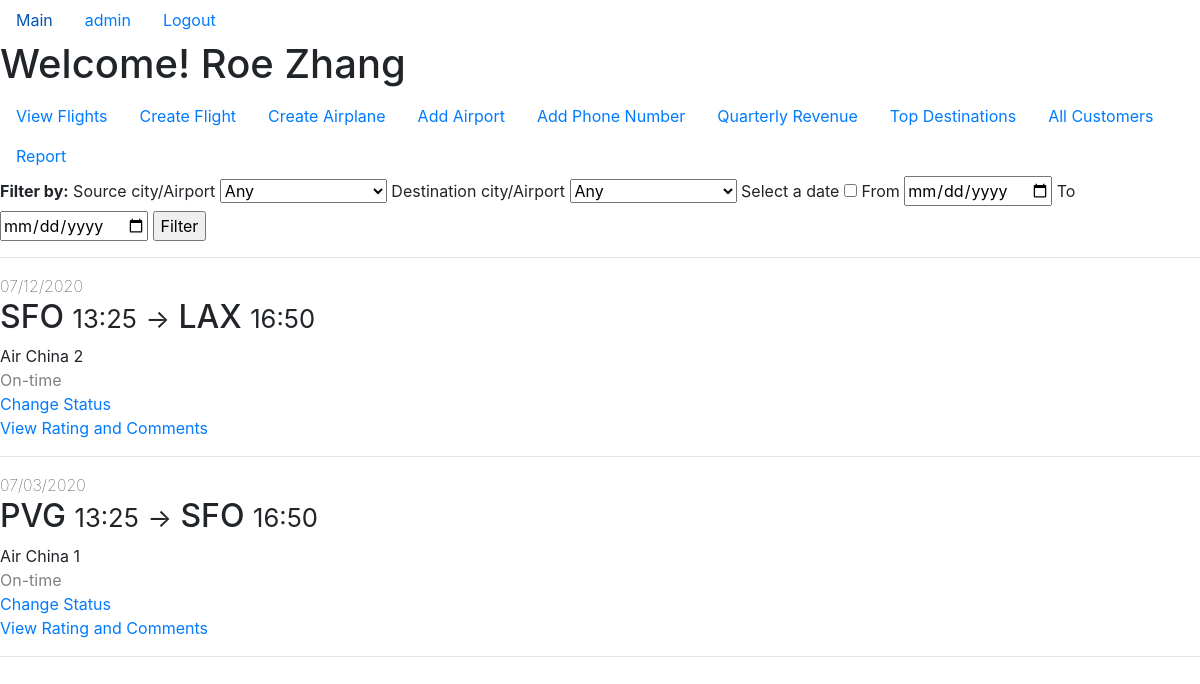
/staffFlights (signed in), run on an earlier commit of the app's database.
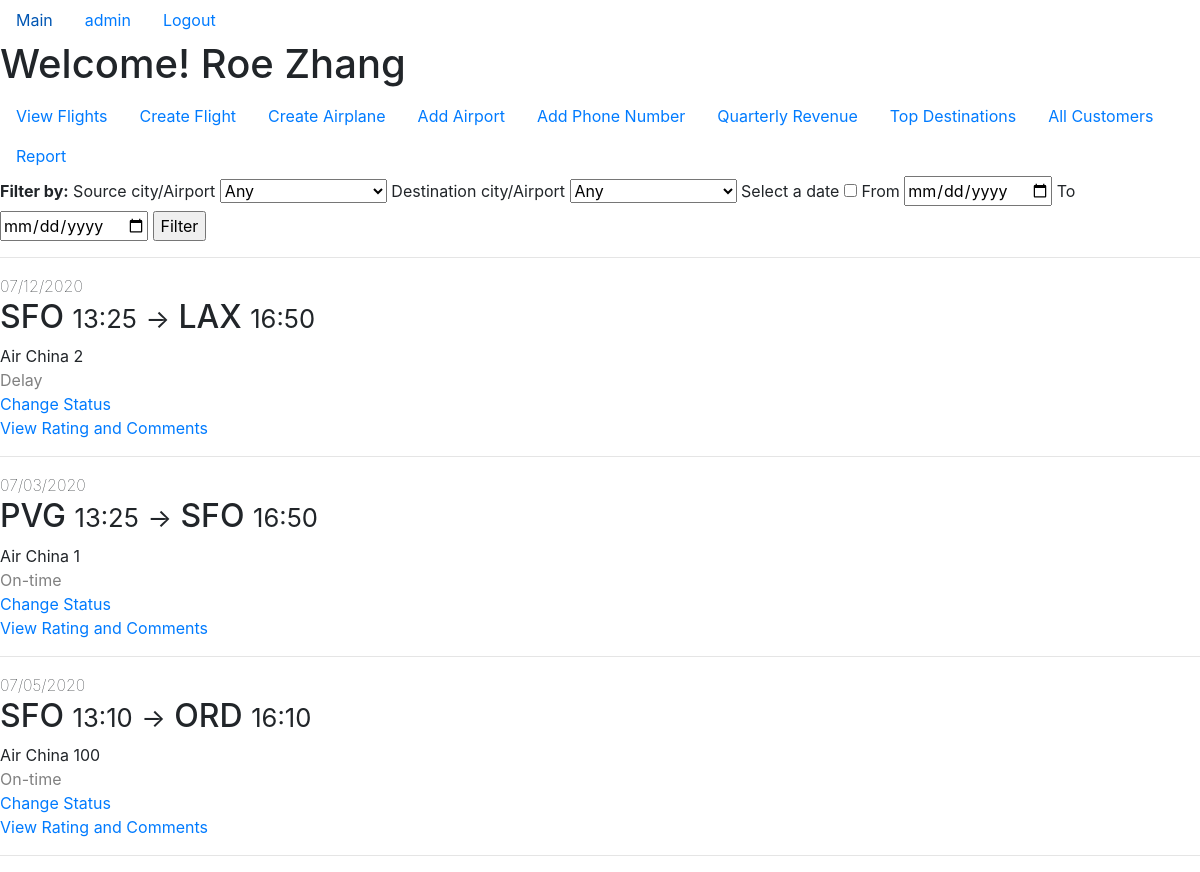
And on a later commit of the database.
### app/models.py (models this page shows, shortened)
class Staff(db.Model, UserMixin):
    username = db.Column(db.String(20), primary_key=True)
    password = db.Column(db.String(60), nullable=False)
    first_name = db.Column(db.String(20), nullable=False)
    last_name = db.Column(db.String(20), nullable=False)
    date_of_birth = db.Column(db.Date, nullable=False)
    airline_name = db.Column(db.String(20),
                             db.ForeignKey("airline.name"),
                             nullable=False)
    phones = db.relationship("Phone", backref="staff", lazy=True)
    def get_id(self):
        return self.username
    def get_user_type(self):
        return "Staff"

class Flight(db.Model):
    flight_num = db.Column(db.String(5), primary_key=True)
    depart_datetime = db.Column(db.DateTime, primary_key=True)
    airline_name = db.Column(db.String(20),
                             db.ForeignKey("airplane.airline_name"),
                             primary_key=True)
    depart_airport = db.Column(db.String(20),
                               db.ForeignKey("airport.name"),
                               nullable=False)
    arrival_datetime = db.Column(db.DateTime, nullable=False)
    arrival_airport = db.Column(db.String(20),
                                db.ForeignKey("airport.name"),
                                nullable=False)
    base_price = db.Column(db.Integer, nullable=False)
    airplane_id = db.Column(db.String(5),
                            db.ForeignKey("airplane.id"),
                            nullable=False)
    status = db.Column(db.String(10), nullable=False)
    tickets = db.relationship("Ticket",
                              backref="flight",
                              lazy=True,
                              primaryjoin='''and_(Flight.flight_num==Ticket.flight_num,
                                            Flight.depart_datetime==Ticket.depart_datetime,
                                            Flight.airline_name==Ticket.airline_name)''')

### app/routes.py (the view)
@app.route("/staffFlights", methods=["GET", "POST"])
@login_required
def staff_flights():
    if (current_user.get_user_type() == "Customer"):
        flash("You cannot see these flights!")
        return redirect(url_for("home"))
    form = StaffFlightFilterForm()
    form.create_choices()
    if (form.validate_on_submit()):
        flights = Flight.query.filter(Flight.airline_name==current_user.airline_name)
        if (form.source_city_airport.data != "any"):
            flights = flights.filter(Flight.depart_airport==form.source_city_airport.data)
        if (form.dest_city_airport.data != "any"):
            flights = flights.filter(Flight.arrival_airport==form.dest_city_airport.data)
        if (form.gonna_filter_date.data and form.start_date.data and form.end_date.data):
            flights = flights.filter(Flight.depart_datetime>=to_datetime(form.start_date.data),
                                     Flight.depart_datetime<=to_datetime(form.end_date.data))
    else:
        today = datetime.datetime.today()
        next_month = today + datetime.timedelta(days=30)
        flights = Flight.query.filter(Flight.airline_name==current_user.airline_name,
                                      Flight.depart_datetime>=today,
                                      Flight.depart_datetime<=next_month)
    return render_template("staff_flights.html", form=form, flights=flights.all())

### app/forms.py (shortened to what this page needs)
class StaffFlightFilterForm(FlaskForm):
    start_date = StringField("From")
    end_date = StringField("To")
    source_city_airport = SelectField("Source city/Airport")
    dest_city_airport = SelectField("Destination city/Airport")
    gonna_filter_date = BooleanField("Select a date")
    submit = SubmitField("Filter")
    def create_choices(self):
        choices = [('any', 'Any')] + [(airport.name, "%s/%s" % (airport.city, airport.name)) for airport in Airport.query.all()]
        self.source_city_airport.choices = choices
        self.dest_city_airport.choices = choices

### app/models.py (called while the page is built)
@login_manager.user_loader
def load_user(user_id):
    result = Staff.query.get(user_id)
    if (result is None):
        return Customer.query.get(user_id)
    else:
        return result

### app/templates/staff_flights.html (shortened to what this page needs)
{% extends 'staff_layout.html' %}
{% block home_content %}
<form method="POST" action"">
    <label style="font-weight:bold">Filter by: </label>
    {{ form.source_city_airport.label() }}
    {{ form.source_city_airport() }}
    {{ form.dest_city_airport.label() }}
    {{ form.dest_city_airport() }}
    {{ form.gonna_filter_date.label() }}
    {{ form.gonna_filter_date() }}
    {{ form.start_date.label() }}
    {{ form.start_date(type="date") }}
    {{ form.end_date.label() }}
    {{ form.end_date(type="date") }}
    {{ form.submit() }}
</form>
<hr>
{% for flight in flights %}
    <div>
        <span style="font-weight:lighter">{{ flight.depart_datetime.strftime("%m/%d/%Y") }}</span><br>
        <h2>
            {{ flight.depart_airport }}
            <small>{{ flight.depart_datetime.strftime("%H:%M") }}</small>
            <small>-></small>
            {{ flight.arrival_airport }}
            <small>{{ flight.arrival_datetime.strftime("%H:%M") }}</small>
        </h2>
        <span>{{ flight.airline_name }} {{ flight.airplane_id }}</span><br>
        <span style="color:gray">{{ flight.status }}</span><br>
        <a href="{{ url_for('change_status', flight_num=flight.flight_num, depart_datetime=flight.depart_datetime) }}">Change Status</a><br>
        <a href="{{ url_for('view_comments', flight_num=flight.flight_num, depart_datetime=flight.depart_datetime) }}">View Rating and Comments</a>
    </div>
    <hr>
{% endfor %}
{% endblock %}

### app/templates/staff_layout.html
{% extends "layout.html" %}
{% block content %}
    <h1>Welcome! {{ current_user.first_name }} {{ current_user.last_name }}</h1>
    <ul class="nav">
        <li class="nav-item">
            <a class="nav-link" href="{{ url_for('staff_flights') }}"">View Flights</a>
        </li>
        <li class="nav-item">
            <a class="nav-link" href="{{ url_for('create_flight') }}">Create Flight</a>
        </li>
        <li class="nav-item">
            <a class="nav-link" href="{{ url_for('create_airplane') }}">Create Airplane</a>
        </li>
        <li class="nav-item">
            <a class="nav-link" href="{{ url_for('add_airport') }}">Add Airport</a>
        </li>
        <li class="nav-item">
            <a class="nav-link" href="{{ url_for('add_phone_number') }}">Add Phone Number</a>
        </li>
        <li class="nav-item">
            <a class="nav-link" href="{{ url_for('quarterly_revenue_earned') }}">Quarterly Revenue</a>
        </li>
        <li class="nav-item">
            <a class="nav-link" href="{{ url_for('top_destinations') }}">Top Destinations</a>
        </li>
        <li class="nav-item">
            <a class="nav-link" href="{{ url_for('all_customers') }}">All Customers</a>
        </li>
        <li class="nav-item">
            <a class="nav-link" href="{{ url_for('report') }}">Report</a>
        </li>
    </ul>
    {% block home_content %}{% endblock %}
{% endblock content %}

### app/templates/layout.html (shortened to what this page needs)
<!DOCTYPE html>
<html lang="en">
<head>
    <link rel="stylesheet" href="https://stackpath.bootstrapcdn.com/bootstrap/4.4.1/css/bootstrap.min.css">
    <link rel="stylesheet" href="https://cdnjs.cloudflare.com/ajax/libs/Chart.js/2.9.3/Chart.min.css" />
</head>
<body>
    <ul class="nav">
        <li class="nav-item">
            <a class="nav-link" href="{{ url_for('home') }}">Main</a>
        </li>
        {% if current_user.is_authenticated %}
            <li class="nav-item">
                {% if current_user.get_user_type() == "Customer" %}
                    <a class="nav-link" href="{{ url_for('customer_future_flights') }}">{{ current_user.get_id() }}</a>
                {% else %}
                    <a class="nav-link" href="{{ url_for('staff_flights') }}">{{ current_user.get_id() }}</a>
                {% endif %}
            </li>
            <li class="nav-item">
                <a class="nav-link" href="{{ url_for('logout') }}">Logout</a>
            </li>
        {% endif %}
    </ul>
    {% block content %}{% endblock %}
</body>
</html>

What changed in the data, as far as the page shows it:
changed Flight "LAX": status "On-time" → "Delay"
added Flight: depart_datetime "07/05/2020", depart_airport "SFO", depart_datetime "13:10", arrival_airport "ORD", arrival_datetime "16:10", airline_name "Air China", airplane_id "100", status "On-time"
